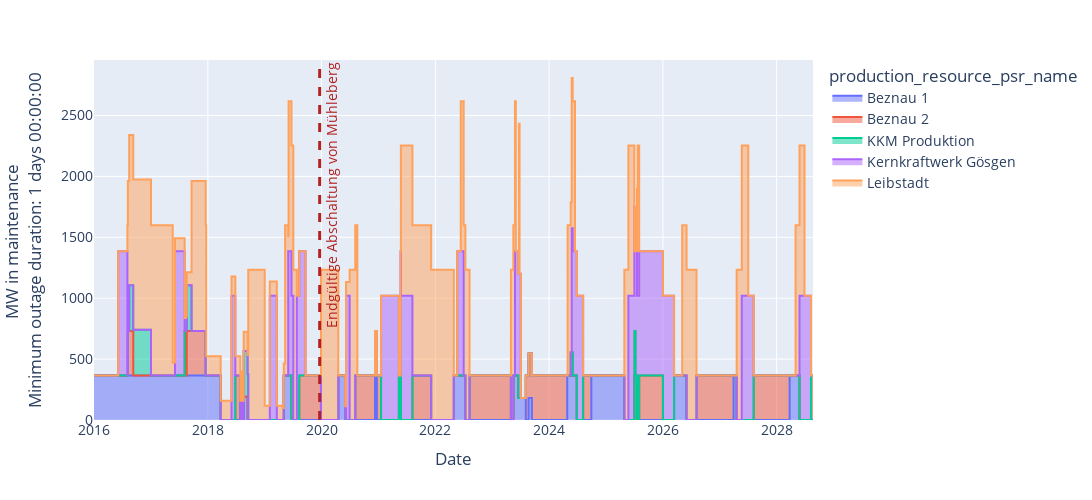

Notebook code for this chart:
### Code cell
fig_nuclear_outages_switzerland = plot_swiss_nuclear_outages(
    outages_data=pd.concat(
        [
            outages_per_unit_ch,
        ],
        axis=1,
    ).loc[start:end],
    area=True,
    comment=f"Minimum outage duration: {MIN_OUTAGE_DURATION}",
)
fig_nuclear_outages_switzerland.update_traces(connectgaps=True)
fig_nuclear_outages_switzerland.show()

### Figure 1 — Plotly figure (JSON) as saved in the notebook; plotly's stock layout.template omitted (floating-point values rounded to 4 significant figures; data arrays with more than 128 entries replaced by an {"elided": "..."} marker saying what was removed)
{"data": [{"connectgaps": true, "fillpattern": {"shape": ""}, "hovertemplate": "production_resource_psr_name=Beznau 1<br>index=%{x}<br>value=%{y}<extra></extra>", "legendgroup": "Beznau 1", "line": {"color": "#636efa", "shape": "hv"}, "marker": {"symbol": "circle"}, "mode": "lines", "name": "Beznau 1", "orientation": "v", "showlegend": true, "stackgroup": "1", "type": "scatter", "x": {"elided": "178 str values"}, "xaxis": "x", "y": {"elided": "178 float values"}, "yaxis": "y"}, {"connectgaps": true, "fillpattern": {"shape": ""}, "hovertemplate": "production_resource_psr_name=Beznau 2<br>index=%{x}<br>value=%{y}<extra></extra>", "legendgroup": "Beznau 2", "line": {"color": "#EF553B", "shape": "hv"}, "marker": {"symbol": "circle"}, "mode": "lines", "name": "Beznau 2", "orientation": "v", "showlegend": true, "stackgroup": "1", "type": "scatter", "x": {"elided": "178 str values"}, "xaxis": "x", "y": {"elided": "178 float values"}, "yaxis": "y"}, {"connectgaps": true, "fillpattern": {"shape": ""}, "hovertemplate": "production_resource_psr_name=KKM Produktion<br>index=%{x}<br>value=%{y}<extra></extra>", "legendgroup": "KKM Produktion", "line": {"color": "#00cc96", "shape": "hv"}, "marker": {"symbol": "circle"}, "mode": "lines", "name": "KKM Produktion", "orientation": "v", "showlegend": true, "stackgroup": "1", "type": "scatter", "x": {"elided": "178 str values"}, "xaxis": "x", "y": {"elided": "178 float values"}, "yaxis": "y"}, {"connectgaps": true, "fillpattern": {"shape": ""}, "hovertemplate": "production_resource_psr_name=Kernkraftwerk Gösgen<br>index=%{x}<br>value=%{y}<extra></extra>", "legendgroup": "Kernkraftwerk Gösgen", "line": {"color": "#ab63fa", "shape": "hv"}, "marker": {"symbol": "circle"}, "mode": "lines", "name": "Kernkraftwerk Gösgen", "orientation": "v", "showlegend": true, "stackgroup": "1", "type": "scatter", "x": {"elided": "178 str values"}, "xaxis": "x", "y": {"elided": "178 float values"}, "yaxis": "y"}, {"connectgaps": true, "fillpattern": {"shape": ""}, "hovertemplate": "production_resource_psr_name=Leibstadt<br>index=%{x}<br>value=%{y}<extra></extra>", "legendgroup": "Leibstadt", "line": {"color": "#FFA15A", "shape": "hv"}, "marker": {"symbol": "circle"}, "mode": "lines", "name": "Leibstadt", "orientation": "v", "showlegend": true, "stackgroup": "1", "type": "scatter", "x": {"elided": "178 str values"}, "xaxis": "x", "y": {"elided": "178 float values"}, "yaxis": "y"}], "layout": {"annotations": [{"font": {"color": "firebrick", "size": 14}, "showarrow": false, "text": "Endgültige Abschaltung von Mühleberg", "textangle": -90, "x": 1576800000000, "xanchor": "left", "xref": "x", "y": 1, "yanchor": "top", "yref": "y domain"}], "font": {"size": 14}, "height": 500, "legend": {"title": {"text": "production_resource_psr_name"}, "tracegroupgap": 0}, "margin": {"t": 60}, "shapes": [{"line": {"color": "firebrick", "dash": "dash", "width": 3}, "type": "line", "x0": 1576800000000, "x1": 1576800000000, "xref": "x", "y0": 0, "y1": 1, "yref": "y domain"}], "width": 2000, "xaxis": {"anchor": "y", "domain": [0, 1], "title": {"text": "Date"}}, "yaxis": {"anchor": "x", "domain": [0, 1], "title": {"text": "MW in maintenance <br>Minimum outage duration: 1 days 00:00:00"}}}}
